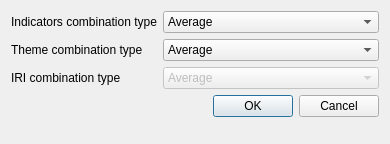
<?xml version="1.0" encoding="UTF-8"?>
<ui version="4.0">
 <class>CalculateSVIDialog</class>
 <widget class="QDialog" name="CalculateSVIDialog">
  <property name="windowModality">
   <enum>Qt::ApplicationModal</enum>
  </property>
  <property name="geometry">
   <rect>
    <x>0</x>
    <y>0</y>
    <width>390</width>
    <height>144</height>
   </rect>
  </property>
  <property name="windowTitle">
   <string>Dialog</string>
  </property>
  <layout class="QFormLayout" name="formLayout">
   <item row="2" column="0">
    <widget class="QLabel" name="label">
     <property name="text">
      <string>IRI combination type</string>
     </property>
    </widget>
   </item>
   <item row="2" column="1">
    <widget class="QComboBox" name="iri_combination_type">
     <property name="enabled">
      <bool>false</bool>
     </property>
     <item>
      <property name="text">
       <string>Average</string>
      </property>
     </item>
     <item>
      <property name="text">
       <string>Sum</string>
      </property>
     </item>
     <item>
      <property name="text">
       <string>Multiplication</string>
      </property>
     </item>
    </widget>
   </item>
   <item row="0" column="0">
    <widget class="QLabel" name="label_2">
     <property name="text">
      <string>Indicators combination type</string>
     </property>
    </widget>
   </item>
   <item row="0" column="1">
    <widget class="QComboBox" name="indicators_combination_type">
     <property name="enabled">
      <bool>true</bool>
     </property>
     <item>
      <property name="text">
       <string>Average</string>
      </property>
     </item>
     <item>
      <property name="text">
       <string>Sum</string>
      </property>
     </item>
     <item>
      <property name="text">
       <string>Multiplication</string>
      </property>
     </item>
    </widget>
   </item>
   <item row="1" column="0">
    <widget class="QLabel" name="label_3">
     <property name="text">
      <string>Theme combination type</string>
     </property>
    </widget>
   </item>
   <item row="1" column="1">
    <widget class="QComboBox" name="themes_combination_type">
     <property name="enabled">
      <bool>true</bool>
     </property>
     <item>
      <property name="text">
       <string>Average</string>
      </property>
     </item>
     <item>
      <property name="text">
       <string>Sum</string>
      </property>
     </item>
     <item>
      <property name="text">
       <string>Multiplication</string>
      </property>
     </item>
    </widget>
   </item>
   <item row="3" column="1">
    <widget class="QDialogButtonBox" name="buttonBox">
     <property name="orientation">
      <enum>Qt::Horizontal</enum>
     </property>
     <property name="standardButtons">
      <set>QDialogButtonBox::Cancel|QDialogButtonBox::Ok</set>
     </property>
    </widget>
   </item>
  </layout>
 </widget>
 <resources/>
 <connections>
  <connection>
   <sender>buttonBox</sender>
   <signal>accepted()</signal>
   <receiver>CalculateSVIDialog</receiver>
   <slot>accept()</slot>
   <hints>
    <hint type="sourcelabel">
     <x>248</x>
     <y>254</y>
    </hint>
    <hint type="destinationlabel">
     <x>157</x>
     <y>274</y>
    </hint>
   </hints>
  </connection>
  <connection>
   <sender>buttonBox</sender>
   <signal>rejected()</signal>
   <receiver>CalculateSVIDialog</receiver>
   <slot>reject()</slot>
   <hints>
    <hint type="sourcelabel">
     <x>316</x>
     <y>260</y>
    </hint>
    <hint type="destinationlabel">
     <x>286</x>
     <y>274</y>
    </hint>
   </hints>
  </connection>
 </connections>
</ui>
